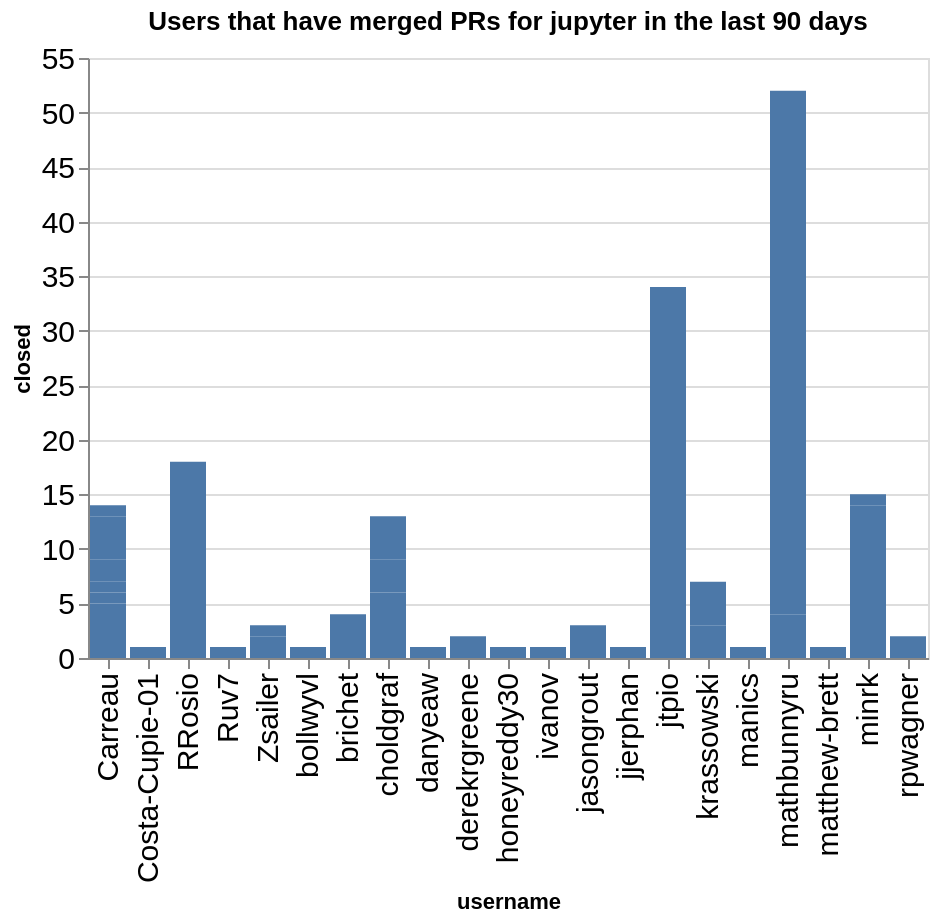

This figure's notebook cell:
### Code cell
charts = []
title = f"Users that have merged PRs for {github_org} in the last {n_days} days"
ch = alt.Chart(data=closed_by_repo.replace(np.nan, 0), title=title).mark_bar().encode(
    x='username',
    y='closed',
)
ch

### Figure 1 — Vega-Lite specification as saved in the notebook (floating-point values rounded to 4 significant figures)
{"config": {"axisLeft": {"labelFontSize": 15}, "axisBottom": {"labelFontSize": 15}}, "data": {"name": "data-5e3449738981c81cfa7904aad0e0123a"}, "mark": {"type": "bar"}, "encoding": {"x": {"field": "username", "type": "nominal"}, "y": {"field": "closed", "type": "quantitative"}}, "title": "Users that have merged PRs for jupyter in the last 90 days", "$schema": "https://vega.github.io/schema/vega-lite/v5.20.1.json", "datasets": {"data-5e3449738981c81cfa7904aad0e0123a": [{"name": "cookiecutter-docker-stacks", "username": "mathbunnyru", "closed": 4}, {"name": "docker-stacks", "username": "jjerphan", "closed": 1}, {"name": "docker-stacks", "username": "manics", "closed": 1}, {"name": "docker-stacks", "username": "mathbunnyru", "closed": 48}, {"name": "enhancement-proposals", "username": "Zsailer", "closed": 1}, {"name": "governance", "username": "Zsailer", "closed": 1}, {"name": "governance", "username": "choldgraf", "closed": 6}, {"name": "governance", "username": "jasongrout", "closed": 3}, {"name": "governance", "username": "krassowski", "closed": 1}, {"name": "jupyter", "username": "choldgraf", "closed": 3}, {"name": "jupyter", "username": "derekrgreene", "closed": 2}, {"name": "jupyter", "username": "ivanov", "closed": 1}, {"name": "jupyter.github.io", "username": "Ruv7", "closed": 1}, {"name": "jupyter.github.io", "username": "choldgraf", "closed": 4}, {"name": "jupyter.github.io", "username": "krassowski", "closed": 2}, {"name": "jupyter.github.io", "username": "rpwagner", "closed": 1}, {"name": "jupyter_client", "username": "minrk", "closed": 1}, {"name": "jupyter_core", "username": "Carreau", "closed": 5}, {"name": "jupyter_core", "username": "minrk", "closed": 13}, {"name": "jupyter_events", "username": "Carreau", "closed": 1}, {"name": "kernels-team-compass", "username": "Zsailer", "closed": 1}, {"name": "nbclassic", "username": "RRosio", "closed": 18}, {"name": "nbclassic", "username": "danyeaw", "closed": 1}, {"name": "nbclassic", "username": "matthew-brett", "closed": 1}, {"name": "nbconvert", "username": "minrk", "closed": 1}, {"name": "nbdime", "username": "Costa-Cupie-01", "closed": 1}, {"name": "nbformat", "username": "Carreau", "closed": 1}, {"name": "nbgrader", "username": "brichet", "closed": 4}, {"name": "nbviewer", "username": "bollwyvl", "closed": 1}, {"name": "notebook", "username": "honeyreddy30", "closed": 1}, {"name": "notebook", "username": "jtpio", "closed": 34}, {"name": "notebook", "username": "krassowski", "closed": 4}, {"name": "notebook_shim", "username": "Carreau", "closed": 2}, {"name": "security", "username": "Carreau", "closed": 4}, {"name": "security", "username": "rpwagner", "closed": 1}, {"name": "testpath", "username": "Carreau", "closed": 1}]}}
